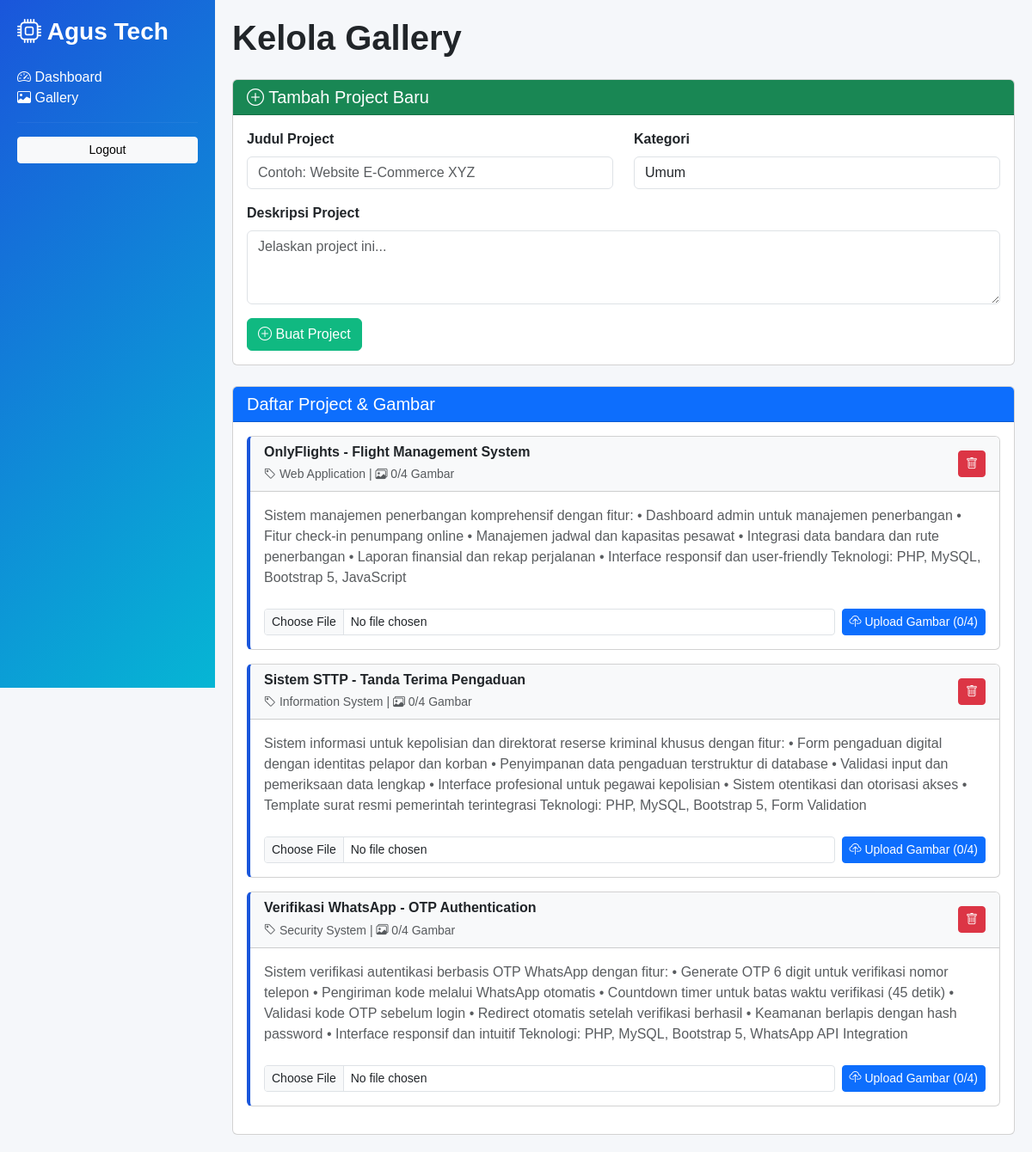
The page /admin/gallery.php (signed in) on the database its author committed.
### tables this page shows
CREATE TABLE IF NOT EXISTS gallery (
  id          INT AUTO_INCREMENT PRIMARY KEY,
  judul       VARCHAR(255) NOT NULL,
  deskripsi   TEXT DEFAULT NULL,
  kategori    VARCHAR(100) DEFAULT 'Umum',
  created_at  TIMESTAMP DEFAULT CURRENT_TIMESTAMP
);

### admin/gallery.php (the view, shortened to what this page needs)
<?php
require_once __DIR__ . '/../config/koneksi.php';
$gallery = $pdo->query("SELECT * FROM gallery ORDER BY created_at DESC")->fetchAll();
?>
<!DOCTYPE html>
<html lang="id">
<head>
    <link href="https://cdnjs.cloudflare.com/ajax/libs/bootstrap/5.3.0/css/bootstrap.min.css" rel="stylesheet">
    <link href="https://cdnjs.cloudflare.com/ajax/libs/bootstrap-icons/1.11.0/font/bootstrap-icons.min.css" rel="stylesheet">
</head>
<body>
    <div class="sidebar">
        <h3 class="fw-bold mb-4"><i class="bi bi-cpu"></i> Agus Tech</h3>
        <a href="<?php echo APP_URL; ?>/admin/dashboard.php" class="nav-link"><i class="bi bi-speedometer2"></i> Dashboard</a>
        <a href="<?php echo APP_URL; ?>/admin/gallery.php" class="nav-link active"><i class="bi bi-image"></i> Gallery</a>
        <hr style="border-color: rgba(255,255,255,0.2);"><a href="<?php echo APP_URL; ?>/auth/logout.php" class="btn btn-light btn-sm w-100">Logout</a>
    </div>
    <div class="main-content">
        <h1 class="mb-4 fw-bold">Kelola Gallery</h1>
        <div class="card mb-4">
            <div class="card-header bg-success text-white">
                <h5 class="mb-0"><i class="bi bi-plus-circle"></i> Tambah Project Baru</h5>
            </div>
            <div class="card-body">
                <form method="POST">
                    <div class="row">
                        <div class="col-md-6 mb-3">
                            <label for="judul" class="form-label fw-bold">Judul Project</label>
                            <input type="text" class="form-control" id="judul" name="judul" placeholder="Contoh: Website E-Commerce XYZ" required>
                        </div>
                        <div class="col-md-6 mb-3">
                            <label for="kategori" class="form-label fw-bold">Kategori</label>
                            <input type="text" class="form-control" id="kategori" name="kategori" placeholder="Contoh: Website, Mobile App" value="Umum">
                        </div>
                    </div>
                    <div class="mb-3">
                        <label for="deskripsi" class="form-label fw-bold">Deskripsi Project</label>
                        <textarea class="form-control" id="deskripsi" name="deskripsi" rows="3" placeholder="Jelaskan project ini..."></textarea>
                    </div>
                    <button type="submit" class="btn btn-success"><i class="bi bi-plus-circle"></i> Buat Project</button>
                </form>
            </div>
        </div>
        <div class="card">
            <div class="card-header bg-primary text-white">
                <h5 class="mb-0">Daftar Project & Gambar</h5>
            </div>
            <div class="card-body">
                <?php if (count($gallery) > 0): ?>
                    <?php foreach ($gallery as $project): ?>
                        <?php
                            $stmt = $pdo->prepare("SELECT * FROM gallery_images WHERE gallery_id = ? ORDER BY urutan");
                            $stmt->execute([$project['id']]);
                            $images = $stmt->fetchAll(\PDO::FETCH_ASSOC);
                            $img_count = count($images);
                        ?>
                        <div class="card mb-3 border-left-primary" style="border-left: 4px solid #1a56db;">
                            <div class="card-header bg-light">
                                <div class="d-flex justify-content-between align-items-center">
                                    <div>
                                        <h6 class="mb-1"><strong><?php echo htmlspecialchars($project['judul']); ?></strong></h6>
                                        <small class="text-muted">
                                            <i class="bi bi-tag"></i> <?php echo htmlspecialchars($project['kategori']); ?> |
                                            <i class="bi bi-images"></i> <?php echo $img_count; ?>/4 Gambar
                                        </small>
                                    </div>
                                    <a href="?delete_project=<?php echo $project['id']; ?>"
                                       class="btn btn-sm btn-danger"
                                       onclick="return confirm('Yakin hapus project ini beserta semua gambarnya?');">
                                        <i class="bi bi-trash"></i>
                                    </a>
                                </div>
                            </div>
                            <div class="card-body">
                                <p class="text-muted mb-3"><?php echo htmlspecialchars($project['deskripsi'] ?? '(Tidak ada deskripsi)'); ?></p>
                                <?php if ($img_count < 4): ?>
                                    <form method="POST" enctype="multipart/form-data" class="d-flex gap-2">
                                        <div class="flex-grow-1">
                                            <input type="file" class="form-control form-control-sm" name="gambar" accept="image/*" required>
                                        </div>
                                        <button type="submit" class="btn btn-sm btn-primary">
                                            <i class="bi bi-cloud-upload"></i> Upload Gambar (<?php echo $img_count; ?>/4)
                                        </button>
                                    </form>
                                <?php else: ?>
                                    <div class="alert alert-info mb-0">
                                        <i class="bi bi-info-circle"></i> Sudah ada 4 gambar. Hapus salah satu jika ingin menambah.
                                    </div>
                                <?php endif; ?>
                            </div>
                        </div>
                    <?php endforeach; ?>
                <?php endif; ?>
            </div>
        </div>
    </div>
</body>
</html>

### admin/gallery.php (style rules this page uses)
body { font-family: 'Plus Jakarta Sans', sans-serif; background: #f5f7fa; }
.sidebar { background: linear-gradient(135deg, #1a56db 0%, #06b6d4 100%); color: white; min-height: 100vh; padding: 20px; position: fixed; left: 0; top: 0; width: 250px; }
.main-content { margin-left: 250px; padding: 20px; }
.btn-success { background: #10b981; border-color: #10b981; }

### rows shown on the page
gallery: judul "OnlyFlights - Flight Management System", kategori "Web Application", img_count "0", deskripsi "Sistem manajemen penerbangan komprehensif dengan fitur: • Dashboard admin untuk manajemen penerbangan • Fitur check-in penumpang online • Manajemen jadwal dan kapasitas pesawat • Integrasi data bandara dan rute penerbangan • Laporan finansial dan rekap perjalanan • Interface responsif dan user-friendly Teknologi: PHP, MySQL, Bootstrap 5, JavaScript"
gallery: judul "Sistem STTP - Tanda Terima Pengaduan", kategori "Information System", img_count "0", deskripsi "Sistem informasi untuk kepolisian dan direktorat reserse kriminal khusus dengan fitur: • Form pengaduan digital dengan identitas pelapor dan korban • Penyimpanan data pengaduan terstruktur di database • Validasi input dan pemeriksaan data lengkap • Interface profesional untuk pegawai kepolisian • Sistem otentikasi dan otorisasi akses • Template surat resmi pemerintah terintegrasi Teknologi: PHP, MySQL, Bootstrap 5, Form Validation"
gallery: judul "Verifikasi WhatsApp - OTP Authentication", kategori "Security System", img_count "0", deskripsi "Sistem verifikasi autentikasi berbasis OTP WhatsApp dengan fitur: • Generate OTP 6 digit untuk verifikasi nomor telepon • Pengiriman kode melalui WhatsApp otomatis • Countdown timer untuk batas waktu verifikasi (45 detik) • Validasi kode OTP sebelum login • Redirect otomatis setelah verifikasi berhasil • Keamanan berlapis dengan hash password • Interface responsif dan intuitif Teknologi: PHP, MySQL, Bootstrap 5, WhatsApp API Integration"
